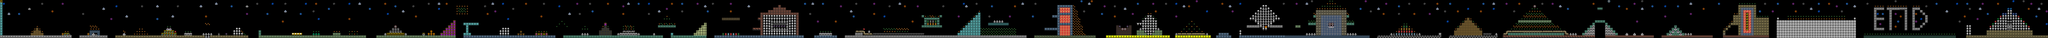

Tiled map render using the project's own tile images. Description and the map definition, with tile-layer contents summarised, below:
An orthogonal 800x15 tile map with 22x22 px tiles, 2 tile layers (background, Graphics) and 800 objects.

<map version="1.0" orientation="orthogonal" renderorder="right-down" width="800" height="15" tilewidth="22" tileheight="22" nextobjectid="977">
 <tileset firstgid="1" name="687474703a2f2f692e696d6775722e636f6d2f6856694b67416e2e706e67" tilewidth="22" tileheight="22" spacing="2" margin="25" tilecount="2255" columns="55">
  <image source="687474703a2f2f692e696d6775722e636f6d2f6856694b67416e2e706e67.png" width="1366" height="1007" />
  <tile id="155">
   <animation>
    <frame tileid="38" duration="300" />
    <frame tileid="39" duration="300" />
    <frame tileid="41" duration="200" />
   </animation>
  </tile>
 </tileset>
 <layer name="background" width="800" height="15">
  <data>[12000 cells, 12000 non-empty, 21 distinct tile ids]</data>
 </layer>
 <layer name="Graphics" width="800" height="15">
  <data>[12000 cells, 2398 non-empty, 126 distinct tile ids]</data>
 </layer>
 <objectgroup name="ground">
  <object id="1" x="0" y="308.5" width="572" height="22" />
  <object id="2" x="572" y="308" width="44" height="22" />
  <object id="3" x="550" y="286" width="44" height="22" />
  <object id="4" x="264" y="286" width="22" height="22" />
  <object id="5" x="286" y="264" width="22" height="44" />
  <object id="6" x="308" y="242" width="22" height="66" />
  <object id="7" x="330" y="264" width="22" height="44" />
  <object id="8" x="353" y="286.5" width="22" height="22" />
  <object id="9" x="770" y="264" width="88" height="44" />
  <object id="10" x="682" y="308" width="242" height="22" />
  <object id="11" x="1056" y="286" width="22" height="22" />
  <object id="12" x="990" y="308" width="550" height="22" />
  <object id="13" x="1408" y="264" width="88" height="22" />
  <object id="14" x="1386" y="286" width="132" height="22" />
  <object id="15" x="1430" y="242" width="44" height="22" />
  <object id="16" x="1540" y="308" width="220" height="22" />
  <object id="17" x="1584" y="286" width="66" height="22" />
  <object id="18" x="1804.5" y="308" width="330" height="22" />
  <object id="19" x="1936" y="286" width="22" height="22" />
  <object id="23" x="2068" y="286" width="22" height="22" />
  <object id="24" x="2222" y="308" width="550" height="22" />
  <object id="25" x="2508" y="286" width="88" height="22" />
  <object id="26" x="2684" y="286" width="66" height="22" />
  <object id="27" x="2772" y="308" width="352" height="22" />
  <object id="28" x="2860" y="286" width="66" height="22" />
  <object id="29" x="3124" y="308" width="22" height="22" />
  <object id="30" x="3234" y="308" width="572" height="22" />
  <object id="31" x="3322" y="285.5" width="154" height="22" />
  <object id="34" x="3344" y="264" width="110" height="22" />
  <object id="35" x="3366" y="242" width="66" height="22" />
  <object id="36" x="3630" y="286" width="22" height="22" />
  <object id="37" x="3674" y="286" width="66" height="22" />
  <object id="38" x="3696" y="264" width="22" height="22" />
  <object id="39" x="3784" y="286" width="132" height="22" />
  <object id="40" x="3806" y="308" width="110" height="22" />
  <object id="41" x="3806" y="264" width="110" height="22" />
  <object id="42" x="3828" y="242" width="88" height="22" />
  <object id="43" x="3850" y="220" width="66" height="22" />
  <object id="44" x="3872" y="198" width="44" height="22" />
  <object id="45" x="3894" y="176" width="22" height="22" />
  <object id="46" x="3982" y="308" width="550" height="22" />
  <object id="47" x="4290" y="264" width="22" height="44" />
  <object id="48" x="4312" y="242" width="66" height="66" />
  <object id="49" x="4444" y="286" width="66" height="22" />
  <object id="50" x="4466" y="264" width="22" height="22" />
  <object id="51" x="4598" y="286" width="110" height="22" />
  <object id="52" x="4532" y="308" width="242" height="22" />
  <object id="53" x="4840" y="308" width="572" height="22" />
  <object id="54" x="5148" y="264" width="110" height="44" />
  <object id="55" x="5170" y="242" width="66" height="22" />
  <object id="56" x="5192" y="198" width="22" height="44" />
  <object id="57" x="5324" y="286" width="154" height="22" />
  <object id="58" x="5412" y="308" width="286" height="22" />
  <object id="59" x="5654" y="220" width="154" height="22" />
  <object id="60" x="5764" y="308" width="308" height="22" />
  <object id="61" x="5962" y="286" width="110" height="22" />
  <object id="62" x="5984" y="264" width="88" height="22" />
  <object id="63" x="6006" y="242" width="66" height="22" />
  <object id="64" x="6028" y="220" width="44" height="22" />
  <object id="65" x="6050" y="198" width="22" height="22" />
  <object id="66" x="6204" y="154" width="154" height="22" />
  <object id="68" x="6468" y="242" width="66" height="22" />
  <object id="69" x="6512" y="154" width="22" height="22" />
  <object id="72" x="6842" y="132" width="22" height="176" />
  <object id="73" x="6600" y="88" width="198" height="22" />
  <object id="74" x="6644" y="66" width="110" height="22" />
  <object id="75" x="6688" y="44" width="22" height="22" />
  <object id="77" x="6996" y="308" width="198" height="22" />
  <object id="78" x="7040" y="286" width="110" height="22" />
  <object id="80" x="7348" y="264" width="66" height="44" />
  <object id="81" x="7414" y="264" width="22" height="44" />
  <object id="82" x="7436" y="286" width="66" height="22" />
  <object id="84" x="7920" y="132" width="22" height="22" />
  <object id="85" x="7942" y="154" width="22" height="66" />
  <object id="86" x="7920" y="220" width="176" height="22" />
  <object id="87" x="8052" y="154" width="22" height="66" />
  <object id="88" x="7964" y="154" width="88" height="22" />
  <object id="89" x="8074" y="132" width="22" height="22" />
  <object id="90" x="8228" y="286" width="198" height="22" />
  <object id="91" x="8250" y="264" width="176" height="22" />
  <object id="92" x="8272" y="242" width="154" height="22" />
  <object id="93" x="8294" y="220" width="132" height="22" />
  <object id="94" x="8316" y="198" width="110" height="22" />
  <object id="95" x="8338" y="176" width="88" height="22" />
  <object id="96" x="8360" y="154" width="66" height="22" />
  <object id="97" x="8382" y="132" width="44" height="22" />
  <object id="98" x="8404" y="110" width="22" height="22" />
  <object id="101" x="8492" y="198" width="176" height="22" />
  <object id="102" x="8888" y="308" width="528" height="22" />
  <object id="108" x="9042" y="132" width="44" height="22" />
  <object id="109" x="8976" y="242" width="110" height="22" />
  <object id="110" x="9504" y="308" width="550" height="22" />
  <object id="111" x="9592" y="220" width="22" height="88" />
  <object id="112" x="9614" y="242" width="22" height="66" />
  <object id="113" x="9636" y="264" width="44" height="44" />
  <object id="114" x="9680" y="242" width="22" height="66" />
  <object id="115" x="9702" y="220" width="22" height="88" />
  <object id="116" x="9768" y="264" width="66" height="44" />
  <object id="117" x="9834" y="286" width="22" height="22" />
  <object id="118" x="9900" y="286" width="22" height="22" />
  <object id="119" x="9922" y="264" width="66" height="44" />
  <object id="120" x="10098" y="308" width="308" height="22" />
  <object id="121" x="10120" y="286" width="242" height="22" />
  <object id="122" x="10450" y="308" width="132" height="22" />
  <object id="123" x="10648" y="308" width="550" height="22" />
  <object id="124" x="10714" y="220" width="110" height="22" />
  </objectgroup>
 <objectgroup name="coin">
  <!-- 506 objects omitted --></objectgroup>
 <objectgroup name="fire">
  <!-- 27 objects omitted --></objectgroup>
 <objectgroup name="FlintStone">
  <!-- 14 objects omitted --></objectgroup>
 <objectgroup name="BadGuy">
  <!-- 2 objects omitted --></objectgroup>
</map>
<!-- 694 of 800 objects omitted -->
